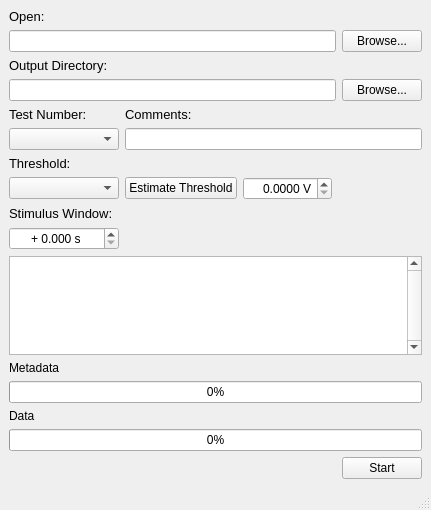
<?xml version="1.0" encoding="UTF-8"?>
<ui version="4.0">
 <class>MainWindow</class>
 <widget class="QMainWindow" name="MainWindow">
  <property name="enabled">
   <bool>true</bool>
  </property>
  <property name="geometry">
   <rect>
    <x>0</x>
    <y>0</y>
    <width>431</width>
    <height>510</height>
   </rect>
  </property>
  <property name="windowTitle">
   <string>Sparkle to Neuroscience Converter</string>
  </property>
  <property name="windowIcon">
   <iconset>
    <normaloff>horsey4.ico</normaloff>horsey4.ico</iconset>
  </property>
  <widget class="QWidget" name="centralwidget">
   <layout class="QGridLayout" name="gridLayout">
    <item row="5" column="0">
     <layout class="QHBoxLayout" name="horizontalLayout_2">
      <item>
       <spacer name="horizontalSpacer_4">
        <property name="orientation">
         <enum>Qt::Horizontal</enum>
        </property>
        <property name="sizeHint" stdset="0">
         <size>
          <width>40</width>
          <height>20</height>
         </size>
        </property>
       </spacer>
      </item>
      <item>
       <widget class="QPushButton" name="pushButton_start">
        <property name="text">
         <string>Start</string>
        </property>
       </widget>
      </item>
     </layout>
    </item>
    <item row="2" column="0">
     <layout class="QGridLayout" name="gridLayout_8">
      <item row="2" column="0" colspan="2">
       <widget class="QLineEdit" name="lineEdit_file_name"/>
      </item>
      <item row="13" column="0" colspan="3">
       <widget class="QTextEdit" name="textEdit">
        <property name="focusPolicy">
         <enum>Qt::NoFocus</enum>
        </property>
        <property name="verticalScrollBarPolicy">
         <enum>Qt::ScrollBarAlwaysOn</enum>
        </property>
        <property name="readOnly">
         <bool>true</bool>
        </property>
       </widget>
      </item>
      <item row="14" column="0">
       <widget class="QLabel" name="label_3">
        <property name="text">
         <string>Metadata</string>
        </property>
       </widget>
      </item>
      <item row="18" column="0" colspan="3">
       <widget class="QProgressBar" name="progressBar_data">
        <property name="value">
         <number>0</number>
        </property>
       </widget>
      </item>
      <item row="3" column="0">
       <widget class="QLabel" name="label_2">
        <property name="font">
         <font>
          <pointsize>10</pointsize>
         </font>
        </property>
        <property name="text">
         <string>Output Directory:</string>
        </property>
       </widget>
      </item>
      <item row="2" column="2">
       <widget class="QPushButton" name="pushButton_browse_open">
        <property name="sizePolicy">
         <sizepolicy hsizetype="Fixed" vsizetype="Fixed">
          <horstretch>0</horstretch>
          <verstretch>0</verstretch>
         </sizepolicy>
        </property>
        <property name="text">
         <string>Browse...</string>
        </property>
       </widget>
      </item>
      <item row="6" column="0" colspan="2">
       <widget class="QLineEdit" name="lineEdit_output_directory"/>
      </item>
      <item row="16" column="0">
       <widget class="QLabel" name="label_4">
        <property name="text">
         <string>Data</string>
        </property>
       </widget>
      </item>
      <item row="15" column="0" colspan="3">
       <widget class="QProgressBar" name="progressBar_meta">
        <property name="value">
         <number>0</number>
        </property>
       </widget>
      </item>
      <item row="10" column="0">
       <widget class="QComboBox" name="comboBox_threshold">
        <property name="sizePolicy">
         <sizepolicy hsizetype="Fixed" vsizetype="Fixed">
          <horstretch>0</horstretch>
          <verstretch>0</verstretch>
         </sizepolicy>
        </property>
        <property name="minimumSize">
         <size>
          <width>110</width>
          <height>0</height>
         </size>
        </property>
       </widget>
      </item>
      <item row="7" column="0" colspan="3">
       <layout class="QGridLayout" name="gridLayout_2">
        <item row="1" column="1">
         <layout class="QVBoxLayout" name="verticalLayout_comments">
          <item>
           <widget class="QLabel" name="label_comments">
            <property name="font">
             <font>
              <pointsize>10</pointsize>
             </font>
            </property>
            <property name="text">
             <string>Comments:</string>
            </property>
           </widget>
          </item>
          <item>
           <widget class="QLineEdit" name="lineEdit_comments"/>
          </item>
         </layout>
        </item>
        <item row="1" column="0">
         <layout class="QVBoxLayout" name="verticalLayout_test">
          <item>
           <widget class="QLabel" name="label_test">
            <property name="minimumSize">
             <size>
              <width>110</width>
              <height>0</height>
             </size>
            </property>
            <property name="font">
             <font>
              <pointsize>10</pointsize>
             </font>
            </property>
            <property name="text">
             <string>Test Number:</string>
            </property>
           </widget>
          </item>
          <item>
           <widget class="QComboBox" name="comboBox_test_num">
            <property name="sizePolicy">
             <sizepolicy hsizetype="Preferred" vsizetype="Fixed">
              <horstretch>0</horstretch>
              <verstretch>0</verstretch>
             </sizepolicy>
            </property>
            <property name="minimumSize">
             <size>
              <width>0</width>
              <height>0</height>
             </size>
            </property>
            <property name="maximumSize">
             <size>
              <width>16777215</width>
              <height>16777215</height>
             </size>
            </property>
            <property name="font">
             <font>
              <pointsize>8</pointsize>
             </font>
            </property>
           </widget>
          </item>
         </layout>
        </item>
       </layout>
      </item>
      <item row="1" column="0">
       <widget class="QLabel" name="label">
        <property name="font">
         <font>
          <pointsize>10</pointsize>
         </font>
        </property>
        <property name="text">
         <string>Open:</string>
        </property>
       </widget>
      </item>
      <item row="9" column="0">
       <widget class="QLabel" name="label_5">
        <property name="font">
         <font>
          <pointsize>10</pointsize>
         </font>
        </property>
        <property name="text">
         <string>Threshold:</string>
        </property>
       </widget>
      </item>
      <item row="6" column="2">
       <widget class="QPushButton" name="pushButton_browse_save">
        <property name="text">
         <string>Browse...</string>
        </property>
       </widget>
      </item>
      <item row="10" column="1">
       <layout class="QHBoxLayout" name="horizontalLayout">
        <item>
         <widget class="QPushButton" name="pushButton_auto_threshold">
          <property name="text">
           <string>Estimate Threshold</string>
          </property>
         </widget>
        </item>
        <item>
         <widget class="QDoubleSpinBox" name="doubleSpinBox_threshold">
          <property name="alignment">
           <set>Qt::AlignRight|Qt::AlignTrailing|Qt::AlignVCenter</set>
          </property>
          <property name="suffix">
           <string> V</string>
          </property>
          <property name="decimals">
           <number>4</number>
          </property>
          <property name="maximum">
           <double>100.000000000000000</double>
          </property>
          <property name="singleStep">
           <double>0.000100000000000</double>
          </property>
         </widget>
        </item>
        <item>
         <spacer name="horizontalSpacer">
          <property name="orientation">
           <enum>Qt::Horizontal</enum>
          </property>
          <property name="sizeHint" stdset="0">
           <size>
            <width>40</width>
            <height>20</height>
           </size>
          </property>
         </spacer>
        </item>
       </layout>
      </item>
      <item row="11" column="0">
       <widget class="QLabel" name="label_6">
        <property name="font">
         <font>
          <pointsize>10</pointsize>
         </font>
        </property>
        <property name="text">
         <string>Stimulus Window:</string>
        </property>
       </widget>
      </item>
      <item row="12" column="0">
       <widget class="QDoubleSpinBox" name="doubleSpinBox_add_stim_time">
        <property name="toolTip">
         <string>The amount of time to add to the stimulus window and subtract from silence windows. CAUTION: This feature will add the desired time to all non-silence stimuli and remove the same amount of time from silence stimuli as long as it is not the first stimuli of the trace.</string>
        </property>
        <property name="alignment">
         <set>Qt::AlignCenter</set>
        </property>
        <property name="prefix">
         <string>+ </string>
        </property>
        <property name="suffix">
         <string> s</string>
        </property>
        <property name="decimals">
         <number>3</number>
        </property>
        <property name="maximum">
         <double>10.000000000000000</double>
        </property>
        <property name="singleStep">
         <double>0.001000000000000</double>
        </property>
       </widget>
      </item>
     </layout>
    </item>
   </layout>
  </widget>
  <widget class="QMenuBar" name="menubar">
   <property name="geometry">
    <rect>
     <x>0</x>
     <y>0</y>
     <width>431</width>
     <height>21</height>
    </rect>
   </property>
  </widget>
  <widget class="QStatusBar" name="statusbar"/>
 </widget>
 <resources/>
 <connections/>
</ui>
